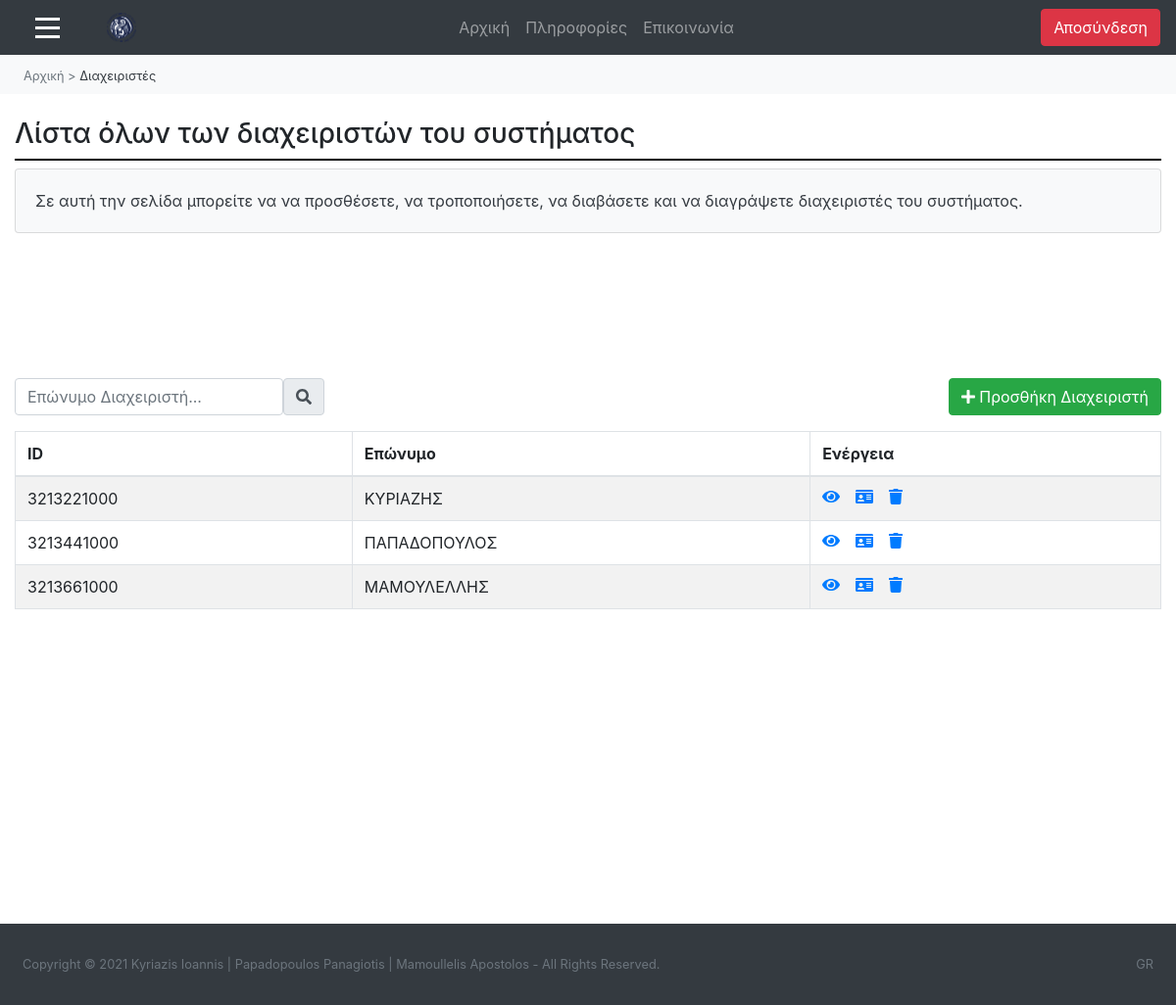
Page /ergasia-theorias/diaxeiristis-diaxeiristes.php (signed in) on the committed database.
### tables this page shows
CREATE TABLE `omadaxrhsth_me_diaxeiristi` (
  `id_diaxeiristi` varchar(10) NOT NULL,
  `username` varchar(50) NOT NULL
);

CREATE TABLE `diaxeiristis` (
  `id_diaxeiristi` varchar(10) NOT NULL,
  `email_diaxeiristi` varchar(50) NOT NULL,
  `onoma_diaxeiristi` varchar(50) NOT NULL,
  `eponimo_diaxeiristi` varchar(50) NOT NULL
);

### ergasia-theorias/diaxeiristis-diaxeiristes.php (the view, shortened to what this page needs)
<html>
<head>
        <link rel="stylesheet" href="style.css"/>
		<link rel="stylesheet" href="https://maxcdn.bootstrapcdn.com/bootstrap/4.5.2/css/bootstrap.min.css">
		<link rel="stylesheet" href="https://maxcdn.bootstrapcdn.com/bootstrap/4.0.0/css/bootstrap.min.css">
		<link href="https://cdn.datatables.net/1.10.20/css/dataTables.bootstrap4.min.css" rel="stylesheet" />
</head>
<?php
 include "diaxeiristis-elegxos.php";
?>
<body>
<nav class="navbar navbar-expand-md bg-dark navbar-dark">
  <span class="" style="font-size:25px; cursor:pointer;" onclick="openNav()"><div class="symvolo-menu"></div>
																			<div class="symvolo-menu"></div>
																			<div class="symvolo-menu"></div></span>
  <a class="navbar-brand ml-5" href="diaxeiristis-arxiki.php">
	<img <img src="photos/foto_panepistimiou.png" width="30" height="30" alt="">
  </a>
  <div class="collapse navbar-collapse" id="collapse_target">
  <ul class="navbar-nav text-center w-100 justify-content-center">
    <li class="nav-item">
      <a class="nav-link" href="diaxeiristis-arxiki.php">Αρχική</a>
    </li>
	<li class="nav-item">
      <a class="nav-link" href="diaxeiristis-plirofories.php">Πληροφορίες</a>
    </li>
	<li class="nav-item">
      <a class="nav-link" href="diaxeiristis-epikoinonia.php">Επικοινωνία</a>
    </li>
  </ul>
  <ul class="nav navbar-nav ml-auto">
      <a href="logout.php" class="btn btn-danger mx-auto">
          <span class="glyphicon glyphicon-log-out"></span> Αποσύνδεση
		</a>
    </ul>
	</div>
</nav>
<nav class="nav text-dark bg-light py-2" name="navigation-menu">
	<ul class="nav pl-4">
		<li class="nav-item">
			<a href="diaxeiristis-arxiki.php" class="text-muted text-decoration-none small">Αρχική</a>
		</li>
		<li class="nav-item">
			<a class="text-muted text-decoration-none small">&nbsp;>&nbsp;</a>
		</li>
		<li class="nav-item active">
			<a class="text-dark text-decoration-none small">Διαχειριστές</a>
		</li>
	</ul>
</nav>
<body>
<div class="wrapper">
<div class="container-fluid">
	<h3 class="mt-4">Λίστα όλων των διαχειριστών του συστήματος</h3>
	<div class="grammikatoapotitlo"></div>
		<div class="card bg-light text-dark">
			<div class="card-body">Σε αυτή την σελίδα μπορείτε να να προσθέσετε, να τροποποιήσετε, να διαβάσετε και να διαγράψετε διαχειριστές του συστήματος.</div>
		</div>
	<div class="row">
                <div class="col-md-12">
                    <div class="mt-5 mb-3 clearfix">
						<div style="padding-top:100px;"></div>
						<div class="input-group">
							<div class="form-outline">
								<input type="text" class="form-control rounded" id="myInput" onkeyup="myFunction()" placeholder="Επώνυμο Διαχειριστή...">
							</div>
							<span class="input-group-text" id="search-addon">
								<i class="fas fa-search"></i>
							</span>
							<a href="diaxeiristis-diaxeiristes-prosthiki.php" class="btn btn-success ml-auto"><i class="fa fa-plus"></i> Προσθήκη Διαχειριστή</a>
						</div>
                    </div>
                    <?php
                    require_once "syndesh-geniki.php";
                    $sql = "select * from omadaxrhsth, omadaxrhsth_me_diaxeiristi, diaxeiristis where omadaxrhsth.username=omadaxrhsth_me_diaxeiristi.username and diaxeiristis.id_diaxeiristi=omadaxrhsth_me_diaxeiristi.id_diaxeiristi";
                    if($result = mysqli_query($link, $sql)){
                        if(mysqli_num_rows($result) > 0){
                            echo '<table class="table table-bordered table-striped" id="myTable">';
                                echo "<thead>";
                                    echo "<tr>";
                                        echo "<th>ID</th>";
										echo "<th>Επώνυμο</th>";
										echo "<th>Ενέργεια</th>";
                                    echo "</tr>";
                                echo "</thead>";
                                echo "<tbody>";
                                while($row = mysqli_fetch_array($result)){
                                    echo "<tr>";
                                        echo "<td>" . $row['id_diaxeiristi'] . "</td>";
										echo "<td>" . $row['eponimo_diaxeiristi'] . "</td>";
                                        echo "<td>";
                                            echo '<a href="diaxeiristis-diaxeiristes-diavasma.php?id_diaxeiristi='. $row['id_diaxeiristi'] .'" class="mr-3" title="Δείτε Περισσότερα" data-toggle="tooltip"><span class="fa fa-eye"></span></a>';
											echo '<a href="diaxeiristis-diaxeiristes-tropopoiisi.php?id_diaxeiristi='. $row['id_diaxeiristi'] .'" class="mr-3" title="Τροποποίηση Στοιχείων" data-toggle="tooltip"><span class="fa fa-id-card"></span></a>';
											echo '<a href="diaxeiristis-diaxeiristes-diagrafi.php?id_diaxeiristi='. $row['id_diaxeiristi'] .'" class="mr-3" title="Διαγραφή" data-toggle="tooltip"><span class="fa fa-trash"></span></a>';
                                        echo "</td>";
                                    echo "</tr>";
                                }
                                echo "</tbody>";
                            echo "</table>";
                        } else{
                            echo '<div class="alert alert-danger"><em>Δεν βρέθηκαν διαχειριστές του συστήματος!</em></div>';
                        }
                    } else{
                        echo "Κάτι πήγε λάθος. Προσπαθήστε ξανα αργότερα";
                    }
                    ?>
                </div>
            </div>
		<div style="padding-top:305px;"></div>
</div>
</div>
<footer class="py-4 bg-dark mt-auto">
    <div class="container-fluid">
        <div class="d-flex small">
            <div class="text-muted p-2">Copyright © 2021 Kyriazis Ioannis | Papadopoulos Panagiotis | Mamoullelis Apostolos - All Rights Reserved.</div>
            <div class="text-muted ml-auto p-2">GR</div>
    </div>
</footer>
</body>
</html>

### ergasia-theorias/style.css (style rules this page uses)
.grammikatoapotitlo { display: block; margin-top: 0.5em; margin-bottom: 0.5em; margin-left: 0px; border-style: inset; border-width: 1px; border: 1px solid #000000; }
.symvolo-menu { width: 25px; height: 3px; background-color: white; margin: 6px 0; margin-left: 20px; }

### ergasia-theorias/diaxeiristis-diaxeiristes.php (style rules this page uses)
.symvolo-menu { width: 25px; height: 3px; background-color: white; margin: 6px 0; margin-left: 20px; }

### rows in the picture
omadaxrhsth_me_diaxeiristi: id_diaxeiristi.id_diaxeiristi "3213221000", id_diaxeiristi.eponimo_diaxeiristi "ΚΥΡΙΑΖΗΣ"
omadaxrhsth_me_diaxeiristi: id_diaxeiristi.id_diaxeiristi "3213441000", id_diaxeiristi.eponimo_diaxeiristi "ΠΑΠΑΔΟΠΟΥΛΟΣ"
omadaxrhsth_me_diaxeiristi: id_diaxeiristi.id_diaxeiristi "3213661000", id_diaxeiristi.eponimo_diaxeiristi "ΜΑΜΟΥΛΕΛΛΗΣ"
